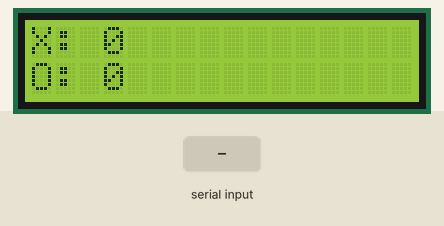
Recording of a sketch running on a simulated ESP32. Parts: 16×2 character LCD. The test bench sets the inputs (shaded band). WiFi joins after 1.5 s; servers stay silent unless stated; no MQTT or app messages arrive unless stated; what the sketch prints to the serial monitor is not drawn.

Above: at 2.8 s.
2.9 s: "r,1\n" received over Serial
At 4.2 s:
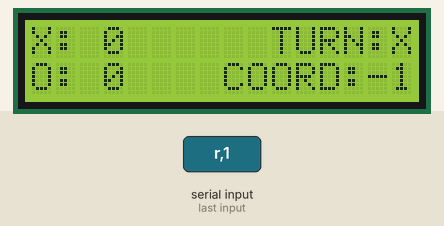
5.4 s: "90,45,200\n" received over Serial
At 6.6 s:
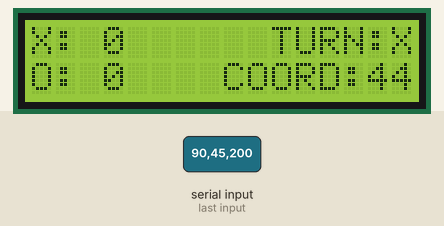
Timing chart, 0 to 8.4 s (numbered marks = the images above; inputs shaded):
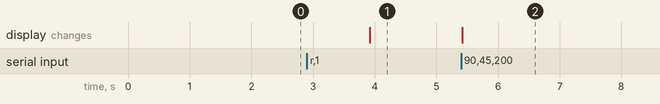

The sketch:

TicTacToe.ino
```cpp
/**********************************************************************
  Filename    : Tic Tac Toe Game with ESP32 and MQTT
  Description : Play Tic Tac Toe using serial monitor or MQTT, display scores on LCD1602
**********************************************************************/
#include <LiquidCrystal_I2C.h>
#include <Wire.h>
#include <WiFi.h>
#include <PubSubClient.h>

#define SDA 14                    // Define SDA pins
#define SCL 13                    // Define SCL pins

// WiFi credentials
const char* ssid = "";       // Replace with your WiFi name
const char* password = "";       // Replace with your WiFi password

// MQTT Broker settings
const char* mqtt_server = "";      // Replace with your broker IP
const int mqtt_port = 1883;                    // Default MQTT port
const char* mqtt_username = "";                // Optional: MQTT username if required
const char* mqtt_password = "";                // Optional: MQTT password if required
const char* clientID = "ESP32_TTT";            // Client ID for MQTT connection
const char* topic_sub = "TTT";                 // Topic to subscribe to for game control

// MQTT Topics for publishing
const char* topic_board_state = "TTT/board";   // Topic for board state
const char* topic_current_player = "TTT/player"; // Topic for current player
const char* topic_game_status = "TTT/status";  // Topic for game status
const char* topic_moves = "TTT/moves";         // Topic for moves
const char* topic_score = "TTT/score";         // Topic for score

// Initialize WiFi and MQTT client - GLOBAL DECLARATIONS
WiFiClient espClient;
PubSubClient client(espClient);

// LCD initialization
LiquidCrystal_I2C lcd(0x27, 16, 2);

// Function declaration to prevent errors
String getBoardStateString();
void publishGameState();

// Game variables
char board[3][3] = {
  {' ', ' ', ' '},
  {' ', ' ', ' '},
  {' ', ' ', ' '}
};
char currentPlayer = 'X';
unsigned short int xWins = 0;
unsigned short int oWins = 0;
unsigned short int winCount = 0;
boolean gameOver = false;

// Callback function for MQTT messages
void callback(char* topic, byte* payload, unsigned int length) {
  Serial.print("Message arrived [");
  Serial.print(topic);
  Serial.print("] ");

  // Convert payload to string
  String message = "";
  for (int i = 0; i < length; ++i) {
    message += (char)payload[i];
  }
  Serial.println(message);

  // Process the message if game is not over
  if (!gameOver) {
    // Check if the message is in the format "row,col"
    int commaIndex = message.indexOf(',');
    if (commaIndex > 0) {
      int row = message.substring(0, commaIndex).toInt();
      int col = message.substring(commaIndex + 1).toInt();

      // Make the move (already converts to 0-indexed)
      makeMove(row - 1, col - 1);
    }
  }
  // If message is 'r' or 'R', reset the game
  else if (message.equals("r") || message.equals("R")) {
    resetGame();
  }
}

// Reconnect to MQTT broker when connection is lost
void reconnect() {
  // Loop until we're reconnected
  while (!client.connected()) {
    Serial.print("Attempting MQTT connection...");

    // Attempt to connect
    if (mqtt_username[0] == '\0') {
      // Connect without credentials
      if (client.connect(clientID)) {
        Serial.println("connected");

        // Subscribe to light control topic
        client.subscribe(topic_sub);
        Serial.println("Subscribed to: " + String(topic_sub));
      } else {
        Serial.print("failed, rc=");
        Serial.print(client.state());
        Serial.println(" try again in 5 seconds");
        delay(5000);
      }
    } else {
      // Connect with credentials
      if (client.connect(clientID, mqtt_username, mqtt_password)) {
        Serial.println("connected");

        // Subscribe to light control topic
        client.subscribe(topic_sub);
        Serial.println("Subscribed to: " + String(topic_sub));
      } else {
        Serial.print("failed, rc=");
        Serial.print(client.state());
        Serial.println(" try again in 5 seconds");
        delay(5000);
      }
    }
  }
}

void setup() {
  Wire.begin(SDA, SCL);           // attach the IIC pin
  if (!i2CAddrTest(0x27)) {
    lcd = LiquidCrystal_I2C(0x3F, 16, 2);
  }
  lcd.init();                     // LCD driver initialization
  lcd.backlight();                // Open the backlight

  // Initialize the display
  updateScores();

  Serial.begin(115200);
  Serial.println("Tic Tac Toe Game");
  Serial.println("Enter move as: row col (e.g., 1 2)");
  printBoard();

  // Connect to WiFi
  Serial.println();
  Serial.print("Connecting to ");
  Serial.println(ssid);

  WiFi.begin(ssid, password);

  while (WiFi.status() != WL_CONNECTED) {
    delay(500);
    Serial.print(".");
  }

  Serial.println("");
  Serial.println("WiFi connected");
  Serial.println("IP address: ");
  Serial.println(WiFi.localIP());

  // Set MQTT server and callback function
  client.setServer(mqtt_server, mqtt_port);
  client.setCallback(callback);

  // Initial connection to MQTT
  if (!client.connected()) {
    reconnect();
  }

  // Send initial game state
  publishGameState();
}

void loop() {
  // If client is not connected, reconnect
  if (!client.connected()) {
    reconnect();
  }

  // Process MQTT messages
  client.loop();

  if (gameOver) {
    resetGame();
    return;
  }

  if (Serial.available() > 0) {
    int row = Serial.parseInt();
    int col = Serial.parseInt();

    // Clear any remaining characters in the buffer
    while (Serial.available() > 0) {
      Serial.read();
    }

    // Process the move
    makeMove(row - 1, col - 1); // Convert to 0-indexed
  }
}

void makeMove(int row, int col) {
    lcd.setCursor(10, 0);
    lcd.print("TURN:");
    lcd.print(currentPlayer);

    lcd.setCursor(8, 1);
    lcd.print("COORD:");
    lcd.print(col);
    lcd.print(row);

  // Check if move is valid
  if (row < 0 || row > 2 || col < 0 || col > 2) {
    Serial.println("Invalid move! Row and column must be 1, 2, or 3.");
    return;
  }

  if (board[row][col] != ' ') {
    Serial.println("That position is already taken!");
    return;
  }

  // Make the move
  board[row][col] = currentPlayer;

  // Publish the move to MQTT
  String moveMessage = String(row + 1) + "," + String(col + 1) + "," + String(currentPlayer);
  client.publish(topic_moves, moveMessage.c_str());

  // Print the updated board
  printBoard();

  // Check if there's a winner
  if (checkWin()) {
    gameOver = true;
    if (currentPlayer == 'X') {
      xWins++;
    } else {
      oWins++;
    }
    winCount++; // update the total count

    if (winCount > 99){ // Reset the points once total wins is 100
      xWins = oWins = winCount = 0;
    }

    updateScores();

    Serial.print("Player ");
    Serial.print(currentPlayer);
    Serial.println(" wins!");
    Serial.println("Press 'r' to reset the game.");

    // Publish win notification
    String winMessage = String(currentPlayer) + " wins";
    client.publish(topic_game_status, winMessage.c_str());

    // Update board state one final time
    publishGameState();
    return;
  }

  // Check for a draw
  if (checkDraw()) {
    gameOver = true;
    Serial.println("Game is a draw!");
    Serial.println("Press 'r' to reset the game.");

    // Publish draw notification
    client.publish(topic_game_status, "draw");

    // Update board state one final time
    publishGameState();
    return;
  }

  // Switch players
  currentPlayer = (currentPlayer == 'X') ? 'O' : 'X';
  Serial.print("Player ");
  Serial.print(currentPlayer);
  Serial.println("'s turn.");

  // Publish updated game state
  publishGameState();
}

// New function to publish the complete game state
void publishGameState() {
  // Publish board state
  String boardState = getBoardStateString();
  client.publish(topic_board_state, boardState.c_str());

  // Publish current player
  String playerState = String(currentPlayer);
  client.publish(topic_current_player, playerState.c_str());

  // Publish formatted board state (more readable)
  String formattedBoard = getFormattedBoardString();
  client.publish("TTT/board_formatted", formattedBoard.c_str());
}

// Helper function to get a nicely formatted board representation
String getFormattedBoardString() {
  String formatted = "\n";
  for (int i = 0; i < 3; ++i) {
    formatted += " ";
    for (int j = 0; j < 3; ++j) {
      formatted += board[i][j];
      if (j < 2) formatted += " | ";
    }
    formatted += "\n";
    if (i < 2) formatted += "-----------\n";
  }
  return formatted;
}

boolean checkWin() {
  // Check rows
  for (int i = 0; i < 3; ++i) {
    if (board[i][0] != ' ' && board[i][0] == board[i][1] && board[i][1] == board[i][2]) {
      return true;
    }
  }

  // Check columns
  for (int i = 0; i < 3; ++i) {
    if (board[0][i] != ' ' && board[0][i] == board[1][i] && board[1][i] == board[2][i]) {
      return true;
    }
  }

  // Check diagonals
  if (board[0][0] != ' ' && board[0][0] == board[1][1] && board[1][1] == board[2][2]) {
    return true;
  }

  if (board[0][2] != ' ' && board[0][2] == board[1][1] && board[1][1] == board[2][0]) {
    return true;
  }

  return false;
}

boolean checkDraw() {
  for (int i = 0; i < 3; ++i) {
    for (int j = 0; j < 3; ++j) {
      if (board[i][j] == ' ') {
        return false;
      }
    }
  }
  return true;
}

void resetGame() {
  // Reset the board
  for (int i = 0; i < 3; ++i) {
    for (int j = 0; j < 3; ++j) {
      board[i][j] = ' ';
    }
  }

  currentPlayer = 'X';
  gameOver = false;

  Serial.println("New game started!");
  Serial.println("Enter move as: row col (e.g., 1 2)");
  printBoard();

  // Publish reset notification and updated game state
  client.publish(topic_game_status, "reset");
  publishGameState();
}

void updateScores() {
  lcd.clear();
  lcd.setCursor(0, 0);
  lcd.print("X: ");
  lcd.print(xWins);

  lcd.setCursor(0, 1);
  lcd.print("O: ");
  lcd.print(oWins);

  // Also publish scores to MQTT
  String scoreMessage = "X:" + String(xWins) + ",O:" + String(oWins);
  client.publish(topic_score, scoreMessage.c_str());
}

String getBoardStateString() {
  String state = "";
  for (int i = 0; i < 3; ++i) {
    for (int j = 0; j < 3; ++j) {
      state += board[i][j];
    }
  }
  return state;
}

void printBoard() {
  Serial.println("\nCurrent board:");
  Serial.println("  1 2 3");
  Serial.println(" -------");

  for (int i = 0; i < 3; ++i) {
    Serial.print(i + 1);
    Serial.print("|");

    for (int j = 0; j < 3; ++j) {
      Serial.print(board[i][j]);
      Serial.print("|");
    }

    Serial.println();
    Serial.println(" -------");
  }
}

bool i2CAddrTest(uint8_t addr) {
  Wire.beginTransmission(addr);
  if (Wire.endTransmission() == 0) {
    return true;
  }
  return false;
}
```

Measured:
- after the input at 2.9 s, the display: changes after 1.0 s (image 1)
- after the input at 5.4 s, the display: changes at once (image 2)
